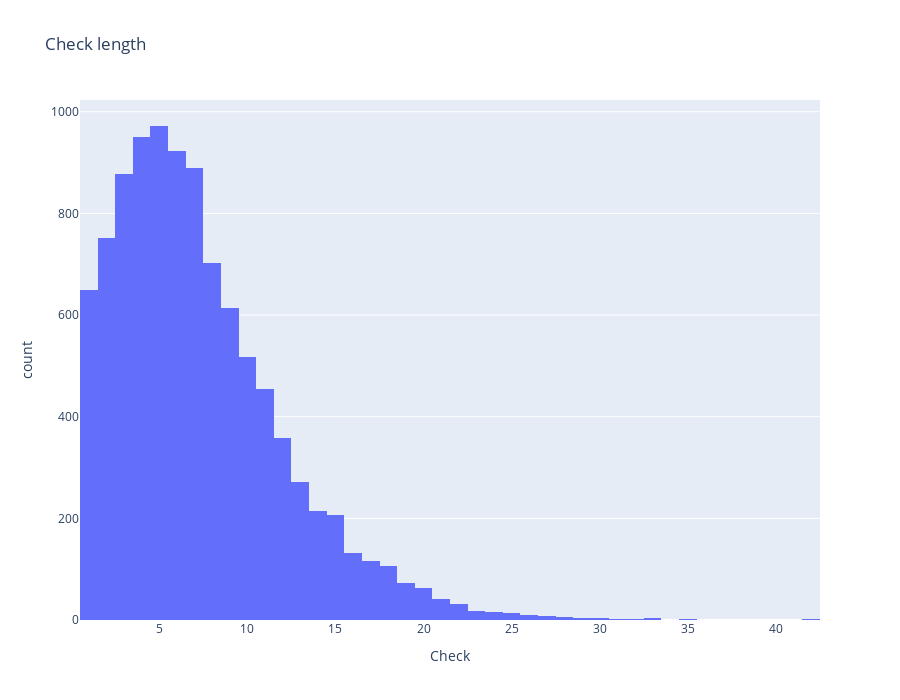

Notebook cell for this chart:
### Markdown cell above
# Combinations

### Code cell
# display diagram with check length
def plot_check_length(check_list):
    fig = px.histogram(x=[len(x[1]) for x in check_list], title='Check length', labels={'value': 'Length', 'x': 'Check'}, height=700)
    fig.show()

plot_check_length(check_list)

### Figure 1 — Plotly figure (JSON) as saved in the notebook; plotly's stock layout.template omitted (floating-point values rounded to 4 significant figures; data arrays with more than 128 entries replaced by an {"elided": "..."} marker saying what was removed)
{"data": [{"alignmentgroup": "True", "bingroup": "x", "hovertemplate": "Check=%{x}<br>count=%{y}<extra></extra>", "legendgroup": "", "marker": {"color": "#636efa", "pattern": {"shape": ""}}, "name": "", "offsetgroup": "", "orientation": "v", "showlegend": false, "x": {"elided": "10000 int values"}, "xaxis": "x", "yaxis": "y", "type": "histogram"}], "layout": {"xaxis": {"anchor": "y", "domain": [0.0, 1.0], "title": {"text": "Check"}}, "yaxis": {"anchor": "x", "domain": [0.0, 1.0], "title": {"text": "count"}}, "legend": {"tracegroupgap": 0}, "title": {"text": "Check length"}, "barmode": "relative", "height": 700}}
